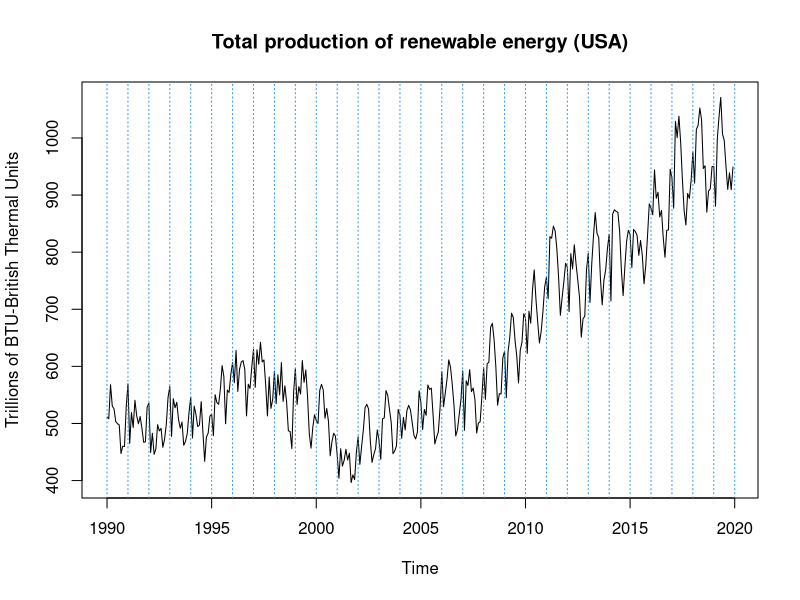
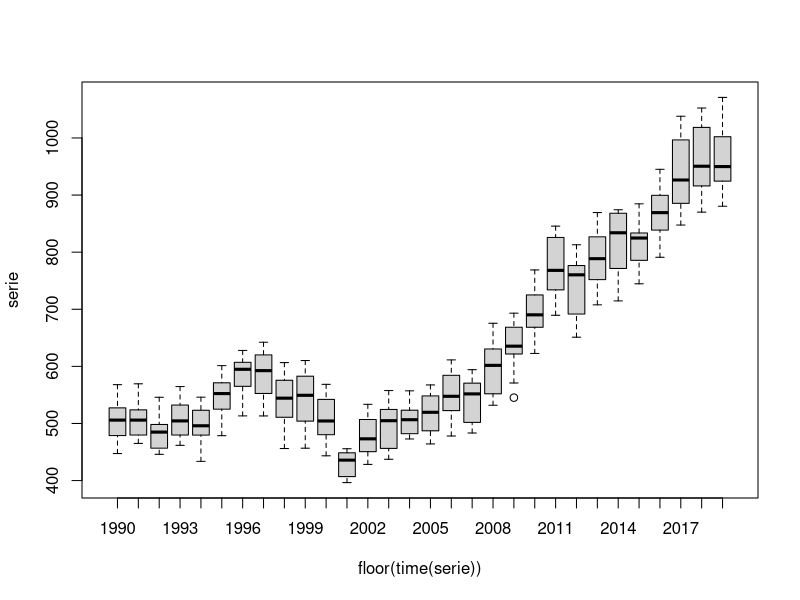

Write R code to recreate these figures, in order.
## ---- chunk 1
knitr::opts_chunk$set(echo = TRUE)
## ---- chunk 2
serie=window(ts(read.table("RenewUSA.dat", header=F),start=1990,freq=12))
serie
## ---- chunk 3
plot(serie, main="Total production of renewable energy (USA)", ylab="Trillions of BTU-British Thermal Units")
abline(v=1990:2020,col=4,lty=3)
## ---- chunk 4
boxplot(serie~floor(time(serie)))
